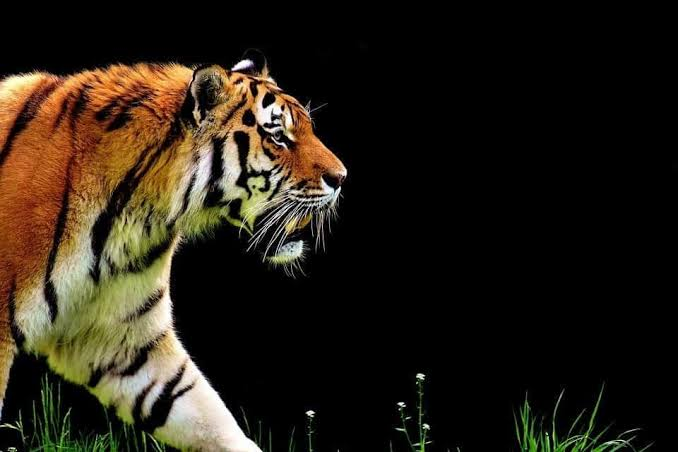
#> input picture sample_1.jpg, 678 x 452 px
$ python image_to_hex.py
#> lines starting #> are read from the running program, lines starting #| are printed output that depends on the picture
import os
from PIL import Image

def convert_any_image_to_hex(image_filename, output_hex_filename="input.hex", width=64, height=64):
#> called with image_filename = 'sample_1.jpg', output_hex_filename = 'input.hex', width = 256, height = 256
    try:
        script_dir = os.path.dirname(os.path.abspath(__file__))
        input_image_path = os.path.join(script_dir, image_filename)
        output_hex_path = os.path.join(script_dir, output_hex_filename)

        if not os.path.exists(input_image_path):
            print(f"Error: Could not find '{image_filename}' inside:\n{script_dir}")
            return

        img = Image.open(input_image_path).convert('L')
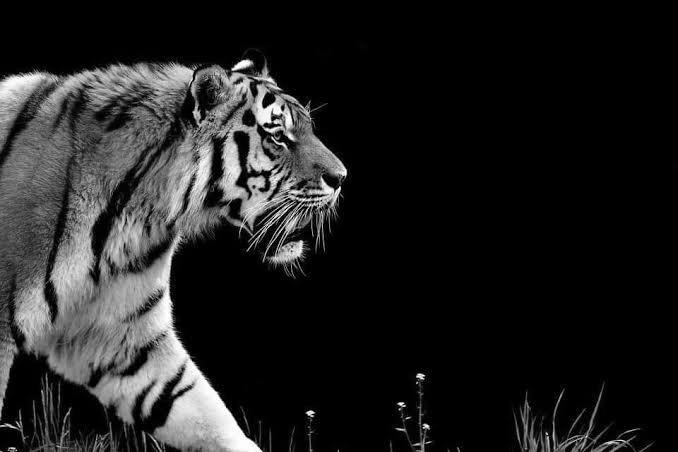
#> img: PIL image 678x452 L; min 0, max 255, mean 33.5
        img = img.resize((width, height))
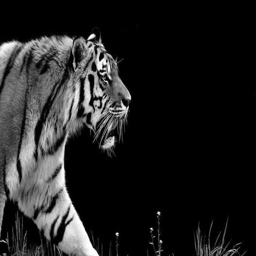
#> img: PIL image 256x256 L; min 0, max 255, mean 33.5

        try:
            pixel_data = list(img.get_flattened_data())
        except AttributeError:
            pixel_data = list(img.getdata())
#> pixel_data = 65536 items

        with open(output_hex_path, 'w') as f:
            for pixel in pixel_data:
                f.write(f"{pixel:02x}\n")

        print(f"Success! Hex file saved to:\n{output_hex_path}")

    except Exception as e:
        print(f"An error occurred: {e}")

if __name__ == '__main__':
    convert_any_image_to_hex('sample_1.jpg', 'input.hex', 256, 256)
